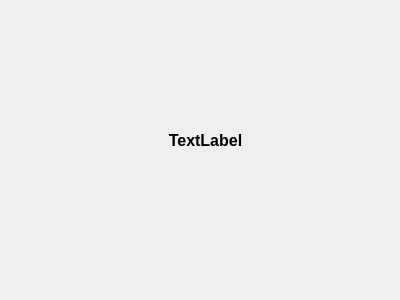
<?xml version="1.0" encoding="UTF-8"?>
<ui version="4.0">
 <class>Display</class>
 <widget class="QWidget" name="Display">
  <property name="geometry">
   <rect>
    <x>0</x>
    <y>0</y>
    <width>400</width>
    <height>300</height>
   </rect>
  </property>
  <property name="windowTitle">
   <string>Form</string>
  </property>
  <widget class="QLabel" name="label">
   <property name="geometry">
    <rect>
     <x>110</x>
     <y>70</y>
     <width>191</width>
     <height>141</height>
    </rect>
   </property>
   <property name="text">
    <string>&lt;html&gt;&lt;head/&gt;&lt;body&gt;&lt;p align=&quot;center&quot;&gt;&lt;span style=&quot; font-size:12pt; font-weight:600;&quot;&gt;TextLabel&lt;/span&gt;&lt;/p&gt;&lt;/body&gt;&lt;/html&gt;</string>
   </property>
  </widget>
 </widget>
 <resources/>
 <connections/>
</ui>
